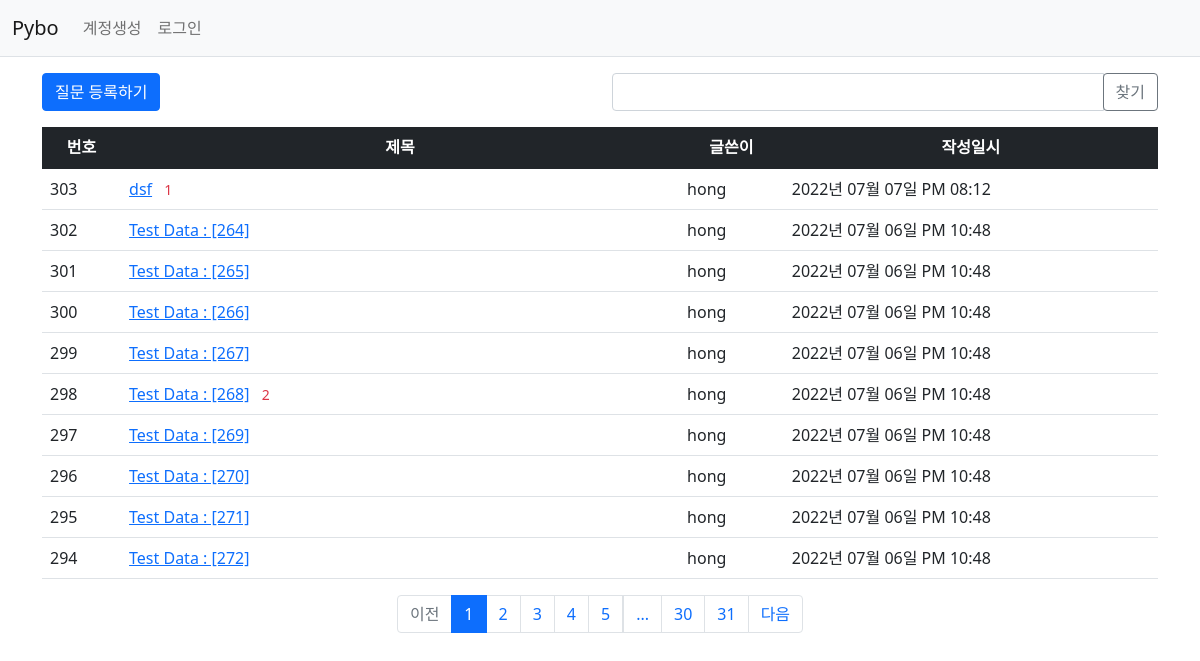
Page /question/list/ on the committed database.
### app/models.py (models this page shows)
class Question(db.Model):
    id = db.Column(db.Integer, primary_key=True)
    subject = db.Column(db.String(200), nullable=False)
    content = db.Column(db.Text(), nullable=False)
    create_date = db.Column(db.DateTime(), nullable=False)
    user_id = db.Column(db.Integer, db.ForeignKey('user.id', ondelete='CASCADE'), nullable=False)
    user = db.relationship('User', backref=db.backref('question_set'))
    modify_date=db.Column(db.DateTime(), nullable=True)
    voter=db.relationship('User', secondary=question_voter, backref=db.backref('question_voter_set'))

class User(db.Model):
    id=db.Column(db.Integer, primary_key=True)
    username=db.Column(db.String(150), unique=True, nullable=False)
    password=db.Column(db.String(200), nullable=False)
    email=db.Column(db.String(120), unique=True, nullable=False)

### views/question_views.py (the view, shortened to what this page needs)
@bp.route('/list/')
def _list():
    page = request.args.get('page', type=int, default=1)
    kw = request.args.get('kw', type=str, default='')
    question_list = Question.query.order_by(Question.create_date.desc())
    question_list = question_list.paginate(page, per_page=10)
    return render_template('question/question_list.html', question_list=question_list, page=page, kw=kw)

### app/filter.py (called while the page is built)
def format_datetime(value, fmt='%Y년 %m월 %d일 %p %I:%M'):
    return value.strftime(fmt)

### views/auth_views.py (called while the page is built)
@bp.before_app_request  # 모든 라우팅 함수보다 먼저 실행됨
def load_logged_in_user():
    user_id = session.get('user_id')
    if user_id is None:
        g.user=None
    else:
        g.user=User.query.get(user_id)

### app/templates/question/question_list.html (shortened to what this page needs)
{% extends 'base.html' %}
{% block content %}
<div class="container my-3">
    <div class="row my-3">
        <div class="col-6">
            <a href="{{ url_for('question.create') }}" class="btn btn-primary">질문 등록하기</a>
        </div>
        <div class="col-6">
            <div class="input-group">
                <input type="text" id="search_kw" class="form-control" value="{{ kw or '' }}">
                <div class="input-group-append">
                    <button class="btn btn-outline-secondary" type="button" id="btn_search">찾기</button>
                </div>
            </div>
        </div>
    </div>
    <table class="table">
        <thead>
        <tr class="text-center table-dark">
            <th>번호</th>
            <th style="width:50%">제목</th>
             <th>글쓴이</th>
            <th>작성일시</th>
        </tr>
        </thead>
        <tbody>
        {% if question_list %}
        {% for question in question_list.items %}
        <tr class="'text-center">
            <td>{{ question_list.total - ((question_list.page-1) * question_list.per_page) - loop.index0 }}</td>
            <td class="text-start">
                <a href="{{ url_for('question.detail', question_id=question.id) }}">{{ question.subject }}</a>
                {% if question.answer_set|length > 0 %}
                <span class="text-danger small mx-2">{{ question.answer_set|length }}</span>
                {% endif %}
            </td>
            <td>{{ question.user.username }}</td>
            <td>{{ question.create_date|datetime }}</td>
        </tr>
        {% endfor %}
        {% else %}
        <tr>
            <td colspan="3">질문이 없습니다.</td>
        </tr>
        {% endif %}
        </tbody>
    </table>
    <ul class="pagination justify-content-center">
        {% if question_list.has_prev %}
        <li class="page-item">
            <a class="page-link" href="?page={{ question_list.prev_num }}">이전</a>
        </li>
        {% else %}
        <li class="page-item disabled">
            <a class="page-link" tabindex="-1" aria-disabled="true" href="javascript:void(0)">이전</a>
        </li>
        {% endif %}
        {% for page_num in question_list.iter_pages() %}
        {% if page_num %}
        {% if page_num != question_list.page %}
        <li class="page-item">
            <a class="page-link" href="?page={{ page_num }}">{{ page_num }}</a>
        </li>
        {% else %}
        <li class="page-item active" aria-current="page">
            <a class="page-link" href="javascript:void(0)">{{ page_num }}</a>
        </li>
        {% endif %}
        {% else %}
        <li class="disabled">
            <a class="page-link" href="javascript:void(0)">...</a>
        </li>
        {% endif %}
        {% endfor %}
        {% if question_list.has_next %}
        <li class="page-item">
            <a class="page-link" href="?page={{ question_list.next_num }}">다음</a>
        </li>
        {% else %}
        <li class="page-item disabled">
            <a class="page-link" tabindex="-1" aria-disabled="true" href="javascript:void(0)">다음</a>
        </li>
        {% endif %}
    </ul>
</div>
{% endblock %}

### app/templates/base.html (shortened to what this page needs)
<!doctype html>
<html lang="ko">
<head>
    <link rel="stylesheet" href="{{ url_for('static', filename='bootstrap.min.css') }}">
    <link rel="stylesheet" href="{{ url_for('static', filename='style.css') }}">
</head>
<body>
{% include "navbar.html" %}
{% block content %}
{% endblock %}
</body>
</html>

### app/templates/navbar.html (shortened to what this page needs)
<nav class="navbar navbar-expand-lg navbar-light bg-light border-bottom">
    <div class="container-fluid">
        <a class="navbar-brand" href="{{ url_for('main.index') }}">Pybo</a>
        <div class="collapse navbar-collapse" id="navbarSupportedContent">
            {% if g.user %}
            <ul class="navbar-nav">
                <li class="nav-item ">
                    <a class="nav-link" href="{{ url_for('auth.logout') }}">{{ g.user.username }} (로그아웃)</a>
                </li>
            </ul>
            {% else %}
            <ul class="navbar-nav me-auto mb-2 mb-lg-0">
                <li class="nav-item">
                    <a class="nav-link" href="{{ url_for('auth.signup') }}">계정생성</a>
                </li>
                <li class="nav-item">
                    <a class="nav-link" href="{{ url_for('auth.login') }}">로그인</a>
                </li>
            </ul>
            {% endif %}
        </div>
    </div>
</nav>

### rows in the picture
Question: total "303", subject "dsf", answer_set|length "1", user.username "hong", create_date "2022년 07월 07일 PM 08:12"
Question: total "302", subject "Test Data : [264]", user.username "hong", create_date "2022년 07월 06일 PM 10:48"
Question: total "301", subject "Test Data : [265]", user.username "hong", create_date "2022년 07월 06일 PM 10:48"
Question: total "300", subject "Test Data : [266]", user.username "hong", create_date "2022년 07월 06일 PM 10:48"
Question: total "299", subject "Test Data : [267]", user.username "hong", create_date "2022년 07월 06일 PM 10:48"
Question: total "298", subject "Test Data : [268]", answer_set|length "2", user.username "hong", create_date "2022년 07월 06일 PM 10:48"
Question: total "297", subject "Test Data : [269]", user.username "hong", create_date "2022년 07월 06일 PM 10:48"
Question: total "296", subject "Test Data : [270]", user.username "hong", create_date "2022년 07월 06일 PM 10:48"
Question: total "295", subject "Test Data : [271]", user.username "hong", create_date "2022년 07월 06일 PM 10:48"
Question: total "294", subject "Test Data : [272]", user.username "hong", create_date "2022년 07월 06일 PM 10:48"

### other values in the picture
{{ page_num }} "1"
{{ page_num }} "2" "3" "4" "5" "30" "31"
